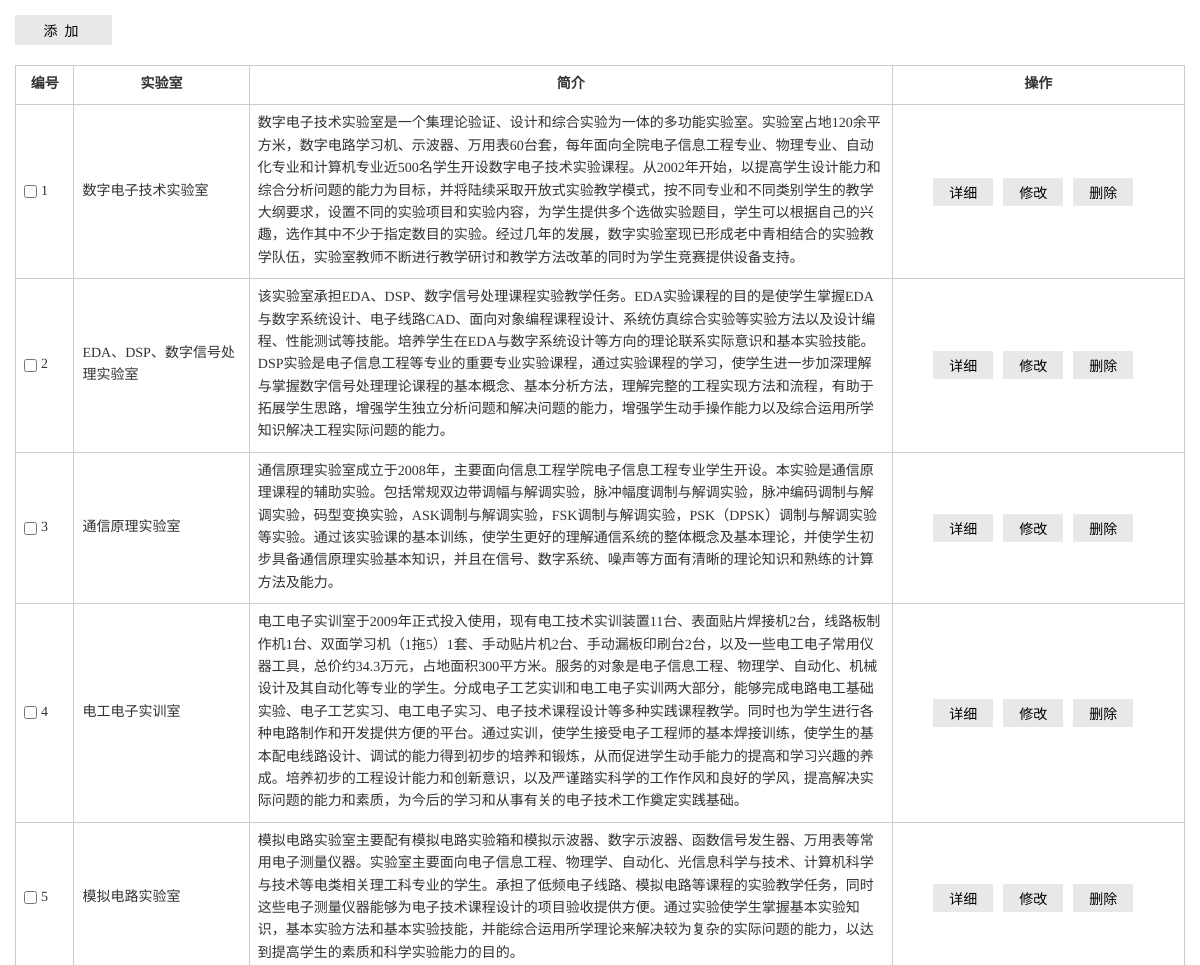
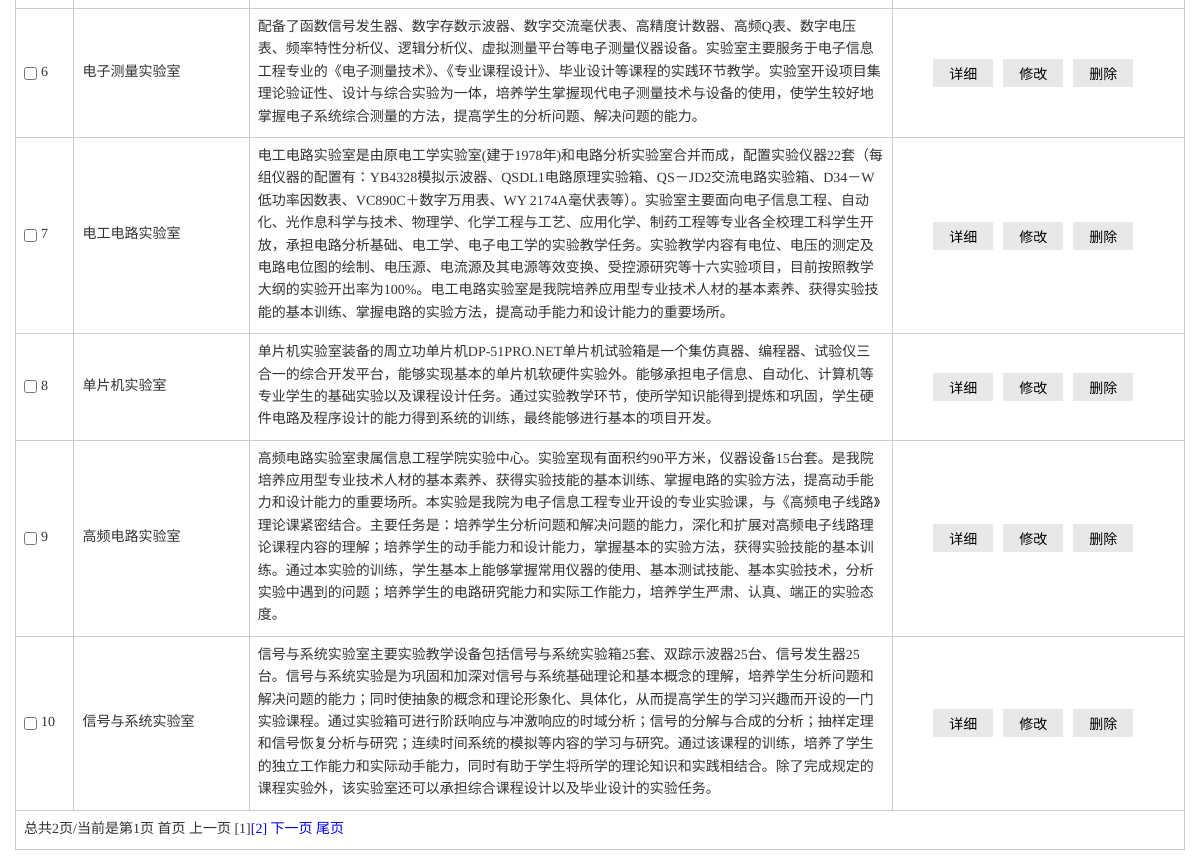
Screenshot of /admin/listLab.php (signed in) with the database file from the repository (2 pictures, top to bottom).
### tables this page shows
CREATE TABLE `dev_lab` (
  `id` int(10) unsigned NOT NULL AUTO_INCREMENT,
  `labname` varchar(32) NOT NULL DEFAULT '' COMMENT '实验室名称',
  `labuser` varchar(32) NOT NULL DEFAULT '' COMMENT '实验室负责人',
  `labaddress` char(32) DEFAULT NULL COMMENT '实验室地址',
  `labphone` varchar(32) DEFAULT '' COMMENT '实验室联系电话',
  `labdesc` text COMMENT '实验室简介',
  PRIMARY KEY (`id`)
);

### lib/mysql.func.php (called while the page is built, shortened)
<?php
function fetchAll($sql,$result_type=MYSQL_ASSOC){
	$result=mysql_query($sql);
	while(@$row=mysql_fetch_array($result,$result_type)){
		$rows[]=$row;
	}
	return $rows;
}
function getResultNum($sql){
	$result=mysql_query($sql);
	return mysql_num_rows($result);
}

### admin/listLab.php (the view, shortened to what this page needs)
<?php
$page=$_REQUEST['page']?(int)$_REQUEST['page']:1;
$sql="select * from dev_lab";
$totalRows=getResultNum($sql);
$pageSize=10;
$totalPage=ceil($totalRows/$pageSize);
$offset=($page-1)*$pageSize;
$sql="select id,labname,labuser,labaddress,labphone,labdesc from dev_lab order by id asc limit {$offset},{$pageSize}";
$rows=fetchAll($sql);
?>
<!DOCTYPE html PUBLIC "-//W3C//DTD HTML 4.01 Transitional//EN" "http://www.w3.org/TR/html4/loose.dtd">
<html>
<head>
<link rel="stylesheet" href="../public/styles/backstage.css">
</head>
<body>
<div class="details">
                    <div class="details_operation clearfix">
                        <div class="bui_select">
                            <input type="button" value="添&nbsp;&nbsp;加" class="add" onclick="addLab()">
                        </div>
                    </div>
                    <table class="table" cellspacing="0" cellpadding="0">
                        <thead>
                            <tr>
                                <th width="5%">编号</th>
                                <th width="15%">实验室</th>
								<th width="55%">简介</th>
                                <th>操作</th>
                            </tr>
                        </thead>
                        <tbody>
                        <?php  foreach($rows as $row):?>
                            <tr>
                                <td><input type="checkbox" id="c1" class="check"><label for="c1" class="label"><?php echo $row['id'];?></label></td>
                                <td><?php echo $row['labname'];?></td>
								<td><?php echo $row['labdesc'];?></td>
                                <td align="center"><input type="button" value="详细" class="btn" onclick="showLab(<?php echo $row['id'];?>)"><input type="button" value="修改" class="btn" onclick="editLab(<?php echo $row['id'];?>)"><input type="button" value="删除" class="btn"  onclick="delLab(<?php echo $row['id'];?>)"></td>
                            </tr>
                            <?php endforeach;?>
                            <?php if($totalRows>$pageSize):?>
                            <tr>
                            	<td colspan="4"><?php echo showPage($page, $totalPage);?></td>
                            </tr>
                            <?php endif;?>
                        </tbody>
                    </table>
                </div>
</body>
</html>

### lib/page.func.php
<?php
function showPage($page,$totalPage,$where=null,$sep="&nbsp;"){
	$where=($where==null)?null:"&".$where;
	$url = $_SERVER ['PHP_SELF'];
	$index = ($page == 1) ? "首页" : "<a href='{$url}?page=1{$where}'>首页</a>";
	$last = ($page == $totalPage) ? "尾页" : "<a href='{$url}?page={$totalPage}{$where}'>尾页</a>";
	$prevPage=($page>=1)?$page-1:1;
	$nextPage=($Page>=$totalPage)?$totalPage:$page+1;
	$prev = ($page == 1) ? "上一页" : "<a href='{$url}?page={$prevPage}{$where}'>上一页</a>";
	$next = ($page == $totalPage) ? "下一页" : "<a href='{$url}?page={$nextPage}{$where}'>下一页</a>";
	$str = "总共{$totalPage}页/当前是第{$page}页";
	for($i = 1; $i <= $totalPage; $i ++) {
		if ($page == $i) {
			$p .= "[{$i}]";
		} else {
			$p .= "<a href='{$url}?page={$i}{$where}'>[{$i}]</a>";
		}
	}
 	$pageStr=$str.$sep . $index .$sep. $prev.$sep . $p.$sep . $next.$sep . $last;
 	return $pageStr;
}

### public/styles/backstage.css (style rules this page uses)
* { margin:0;padding:0;border:0;-moz-box-sizing:border-box;-webkit-box-sizing:border-box;box-sizing:border-box;-webkit-font-smoothing:subpixel-antialiased;-moz-osx-font-smoothing:grayscale }
html { overflow-x:hidden;-ms-text-size-adjust: 100%;-webkit-text-size-adjust: 100% }
*,:after,:before { -webkit-box-sizing:border-box;-moz-box-sizing:border-box;box-sizing:border-box }
body { font-family: Exo,'-apple-system','Open Sans',HelveticaNeue-Light,'Helvetica Neue Light','Helvetica Neue','Hiragino Sans GB','Microsoft YaHei',Helvetica,Arial,sans-serif;font-size:14px;line-height:1.6;color:#333;text-rendering:geometricPrecision;margin:0 auto; }
input,select,textarea { outline: none;border: none; background: none; }
a { text-decoration: none; }
.clearfix:after, .clearfix:before { content: ""; display: table; }
.clearfix:after { clear: both; }
.clearfix { zoom:1; }
.details_operation { margin-bottom: 20px; }
.details { padding: 15px; font-family: "微软雅黑"; }
.bui_select { height: 30px;float: left;margin-right: 5px;background-color: #E8E8E8; }
.add { width: 92px;height: 30px;font-family: "微软雅黑";font-size: 14px;margin-right: 5px;background-color: #E8E8E8; }
.table { border-collapse: collapse; width: 100%; font-size: 14px; }
.table th,.table td { border: solid 1px #ccc; padding: 8px; }
.label,.check { vertical-align: middle; }
.check { margin-right: 4px; }
.btn { padding: 4px 16px;background-color: #E8E8E8;margin: 0 10px 0 0;font-family: "微软雅黑";font-size: 14px;color: #000; }

### rows the page displays
dev_lab: id "1", labname "数字电子技术实验室", labdesc "数字电子技术实验室是一个集理论验证、设计和综合实验为一体的多功能实验室。实验室占地120余平方米，数字电路学习机、示波器、万用表60台套，每年面向全院电子信息工程专业、物理专业、自动化专业和计算机专业近500名学生开设数字电子技术实验课程。从2002年开始，以提高学生设计能力和综合分析问题的能力为目标，并将陆续采取开放式实验教学模式，按不同专业和不同类别学生的教学大纲要求，设置不同的实验项目和实验内容，为学生提供多个选做实验题目，学生可以根据自己的兴趣，选作其中不少于指定数目的实验。经过几年的发展，数字实验室现已形成老中青相结合的实验教学队伍，实验室教师不断进行教学研讨和教学方法改革的同时为学生竞赛提供设备支持。"
dev_lab: id "2", labname "EDA、DSP、数字信号处理实验室", labdesc "该实验室承担EDA、DSP、数字信号处理课程实验教学任务。EDA实验课程的目的是使学生掌握EDA与数字系统设计、电子线路CAD、面向对象编程课程设计、系统仿真综合实验等实验方法以及设计编程、性能测试等技能。培养学生在EDA与数字系统设计等方向的理论联系实际意识和基本实验技能。DSP实验是电子信息工程等专业的重要专业实验课程，通过实验课程的学习，使学生进一步加深理解与掌握数字信号处理理论课程的基本概念、基本分析方法，理解完整的工程实现方法和流程，有助于拓展学生思路，增强学生独立分析问题和解决问题的能力，增强学生动手操作能力以及综合运用所学知识解决工程实际问题的能力。"
dev_lab: id "3", labname "通信原理实验室", labdesc "通信原理实验室成立于2008年，主要面向信息工程学院电子信息工程专业学生开设。本实验是通信原理课程的辅助实验。包括常规双边带调幅与解调实验，脉冲幅度调制与解调实验，脉冲编码调制与解调实验，码型变换实验，ASK调制与解调实验，FSK调制与解调实验，PSK（DPSK）调制与解调实验等实验。通过该实验课的基本训练，使学生更好的理解通信系统的整体概念及基本理论，并使学生初步具备通信原理实验基本知识，并且在信号、数字系统、噪声等方面有清晰的理论知识和熟练的计算方法及能力。"
dev_lab: id "4", labname "电工电子实训室", labdesc "电工电子实训室于2009年正式投入使用，现有电工技术实训装置11台、表面贴片焊接机2台，线路板制作机1台、双面学习机（1拖5）1套、手动贴片机2台、手动漏板印刷台2台，以及一些电工电子常用仪器工具，总价约34.3万元，占地面积300平方米。服务的对象是电子信息工程、物理学、自动化、机械设计及其自动化等专业的学生。分成电子工艺实训和电工电子实训两大部分，能够完成电路电工基础实验、电子工艺实习、电工电子实习、电子技术课程设计等多种实践课程教学。同时也为学生进行各种电路制作和开发提供方便的平台。通过实训，使学生接受电子工程师的基本焊接训练，使学生的基本配电线路设计、调试的能力得到初步的培养和锻炼，从而促进学生动手能力的提高和学习兴趣的养成。培养初步的工程设计能力和创新意识，以及严谨踏实科学的工作作风和良好的学风，提高解决实际问题的能力和素质，为今后的学习和从事有关的电子技术工作奠定实践基础。"
dev_lab: id "5", labname "模拟电路实验室", labdesc "模拟电路实验室主要配有模拟电路实验箱和模拟示波器、数字示波器、函数信号发生器、万用表等常用电子测量仪器。实验室主要面向电子信息工程、物理学、自动化、光信息科学与技术、计算机科学与技术等电类相关理工科专业的学生。承担了低频电子线路、模拟电路等课程的实验教学任务，同时这些电子测量仪器能够为电子技术课程设计的项目验收提供方便。通过实验使学生掌握基本实验知识，基本实验方法和基本实验技能，并能综合运用所学理论来解决较为复杂的实际问题的能力，以达到提高学生的素质和科学实验能力的目的。"
dev_lab: id "6", labname "电子测量实验室", labdesc "配备了函数信号发生器、数字存数示波器、数字交流毫伏表、高精度计数器、高频Q表、数字电压表、频率特性分析仪、逻辑分析仪、虚拟测量平台等电子测量仪器设备。实验室主要服务于电子信息工程专业的《电子测量技术》、《专业课程设计》、毕业设计等课程的实践环节教学。实验室开设项目集理论验证性、设计与综合实验为一体，培养学生掌握现代电子测量技术与设备的使用，使学生较好地掌握电子系统综合测量的方法，提高学生的分析问题、解决问题的能力。"
dev_lab: id "7", labname "电工电路实验室", labdesc "电工电路实验室是由原电工学实验室(建于1978年)和电路分析实验室合并而成，配置实验仪器22套（每组仪器的配置有：YB4328模拟示波器、QSDL1电路原理实验箱、QS－JD2交流电路实验箱、D34－W低功率因数表、VC890C＋数字万用表、WY 2174A毫伏表等）。实验室主要面向电子信息工程、自动化、光作息科学与技术、物理学、化学工程与工艺、应用化学、制药工程等专业各全校理工科学生开放，承担电路分析基础、电工学、电子电工学的实验教学任务。实验教学内容有电位、电压的测定及电路电位图的绘制、电压源、电流源及其电源等效变换、受控源研究等十六实验项目，目前按照教学大纲的实验开出率为100%。电工电路实验室是我院培养应用型专业技术人材的基本素养、获得实验技能的基本训练、掌握电路的实验方法，提高动手能力和设计能力的重要场所。"
dev_lab: id "8", labname "单片机实验室", labdesc "单片机实验室装备的周立功单片机DP-51PRO.NET单片机试验箱是一个集仿真器、编程器、试验仪三合一的综合开发平台，能够实现基本的单片机软硬件实验外。能够承担电子信息、自动化、计算机等专业学生的基础实验以及课程设计任务。通过实验教学环节，使所学知识能得到提炼和巩固，学生硬件电路及程序设计的能力得到系统的训练，最终能够进行基本的项目开发。"
dev_lab: id "9", labname "高频电路实验室", labdesc "高频电路实验室隶属信息工程学院实验中心。实验室现有面积约90平方米，仪器设备15台套。是我院培养应用型专业技术人材的基本素养、获得实验技能的基本训练、掌握电路的实验方法，提高动手能力和设计能力的重要场所。本实验是我院为电子信息工程专业开设的专业实验课，与《高频电子线路》理论课紧密结合。主要任务是：培养学生分析问题和解决问题的能力，深化和扩展对高频电子线路理论课程内容的理解；培养学生的动手能力和设计能力，掌握基本的实验方法，获得实验技能的基本训练。通过本实验的训练，学生基本上能够掌握常用仪器的使用、基本测试技能、基本实验技术，分析实验中遇到的问题；培养学生的电路研究能力和实际工作能力，培养学生严肃、认真、端正的实验态度。"
dev_lab: id "10", labname "信号与系统实验室", labdesc "信号与系统实验室主要实验教学设备包括信号与系统实验箱25套、双踪示波器25台、信号发生器25台。信号与系统实验是为巩固和加深对信号与系统基础理论和基本概念的理解，培养学生分析问题和解决问题的能力；同时使抽象的概念和理论形象化、具体化，从而提高学生的学习兴趣而开设的一门实验课程。通过实验箱可进行阶跃响应与冲激响应的时域分析；信号的分解与合成的分析；抽样定理和信号恢复分析与研究；连续时间系统的模拟等内容的学习与研究。通过该课程的训练，培养了学生的独立工作能力和实际动手能力，同时有助于学生将所学的理论知识和实践相结合。除了完成规定的课程实验外，该实验室还可以承担综合课程设计以及毕业设计的实验任务。"

### other values shown
showPage($page, $totalPage) "总共2页/当前是第1页"
